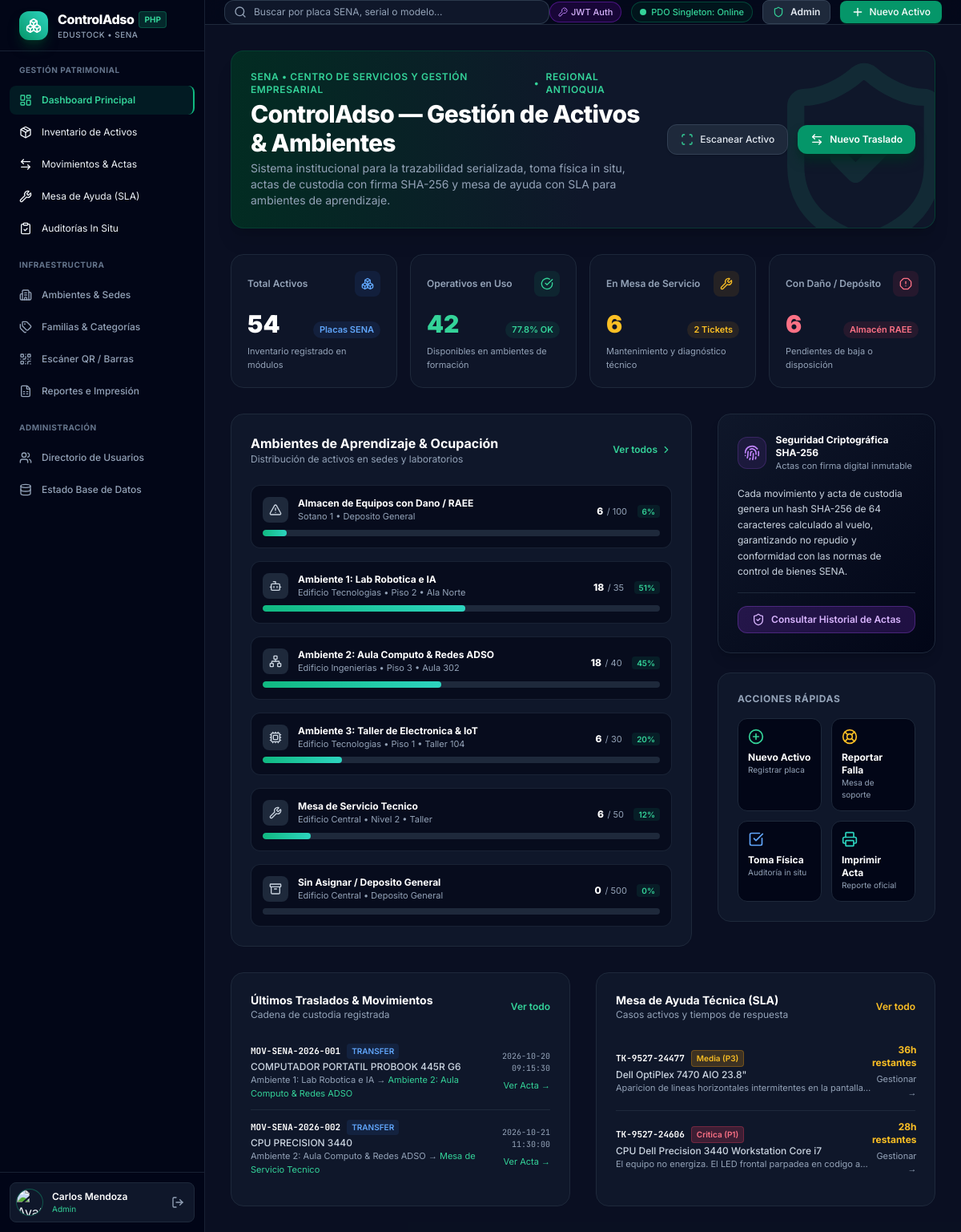
Page /index.php (signed in) on the earlier database version.
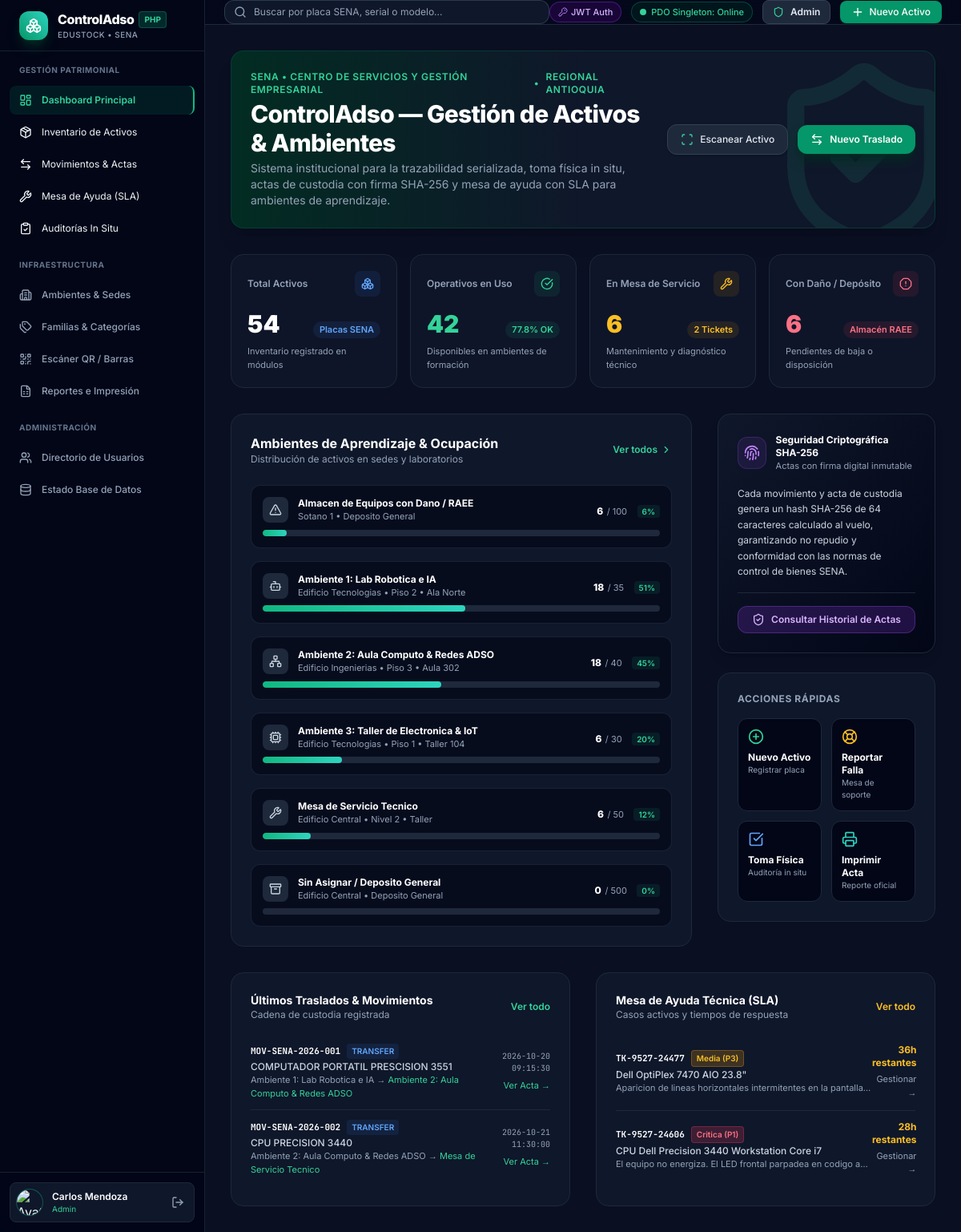
Same page on the later database version.
### tables this page shows
CREATE TABLE inventory_movements (
    id VARCHAR(36) PRIMARY KEY,
    folio VARCHAR(100) NOT NULL UNIQUE,
    type ENUM('IN', 'OUT', 'TRANSFER') NOT NULL,
    product_name VARCHAR(200) NOT NULL,
    asset_id VARCHAR(36),
    asset_code VARCHAR(100),
    serial_number VARCHAR(100),
    origin_environment_id VARCHAR(50),
    origin_environment_name VARCHAR(150),
    destination_environment_id VARCHAR(50) NOT NULL,
    destination_environment_name VARCHAR(150) NOT NULL,
    quantity INT NOT NULL DEFAULT 1,
    notes TEXT,
    user_id VARCHAR(36),
    user_name VARCHAR(150) NOT NULL,
    user_role VARCHAR(100) NOT NULL,
    user_email VARCHAR(150) NOT NULL,
    timestamp_str VARCHAR(100) NOT NULL,
    crypto_hash VARCHAR(64) NOT NULL,
    qr_verification_token VARCHAR(100) NOT NULL,
    status ENUM('COMPLETADO', 'PENDIENTE', 'RECHAZADO') DEFAULT 'COMPLETADO',
    created_at DATETIME DEFAULT CURRENT_TIMESTAMP,
    CONSTRAINT fk_movement_asset FOREIGN KEY (asset_id) REFERENCES assets(id) ON DELETE SET NULL,
    CONSTRAINT fk_movement_orig_env FOREIGN KEY (origin_environment_id) REFERENCES environments(id) ON DELETE SET NULL,
    CONSTRAINT fk_movement_dest_env FOREIGN KEY (destination_environment_id) REFERENCES environments(id),
    CONSTRAINT fk_movement_user FOREIGN KEY (user_id) REFERENCES user_profiles(id) ON DELETE SET NULL
);

### index.php (the view, shortened to what the changed rows need)
<?php
require_once __DIR__ . '/includes/header.php';
$db = getDB();
$recentMovements = [];
if ($db) {
    try {
        $recentMovements = $db->query("SELECT * FROM inventory_movements ORDER BY created_at DESC LIMIT 5")->fetchAll();
    } catch (Exception $e) {
    }
}
?>
<div class="bg-gradient-to-r from-emerald-950 via-slate-900 to-slate-900 border border-emerald-900/60 rounded-2xl p-6 mb-8 relative overflow-hidden shadow-xl">
    <div class="flex flex-col md:flex-row md:items-center justify-between gap-4 relative z-10">
        <div>
            <h1 class="text-2xl md:text-3xl font-extrabold text-white tracking-tight">
                ControlAdso — Gestión de Activos & Ambientes
            </h1>
        </div>
    </div>
</div>
<div class="grid grid-cols-1 lg:grid-cols-3 gap-8 mb-8">
    <div class="lg:col-span-2 bg-slate-900 border border-slate-800 rounded-2xl p-6">
        <div class="flex items-center justify-between mb-6">
            <div>
                <h2 class="text-base font-bold text-white">Ambientes de Aprendizaje & Ocupación</h2>
            </div>
        </div>
    </div>
</div>
<div class="grid grid-cols-1 lg:grid-cols-2 gap-8">
    <div class="bg-slate-900 border border-slate-800 rounded-2xl p-6">
        <div class="divide-y divide-slate-800">
            <?php if (!empty($recentMovements)): ?>
                <?php foreach ($recentMovements as $mov): ?>
                    <div class="py-3 flex items-center justify-between">
                        <div>
                            <div class="flex items-center space-x-2">
                                <span class="font-mono text-[11px] font-bold text-white"><?= htmlspecialchars($mov['folio']) ?></span>
                                <span class="text-[10px] px-1.5 py-0.5 rounded bg-blue-500/10 text-blue-400 font-semibold"><?= htmlspecialchars($mov['type']) ?></span>
                            </div>
                            <p class="text-xs text-slate-300 font-medium mt-0.5"><?= htmlspecialchars($mov['product_name']) ?></p>
                            <p class="text-[11px] text-slate-400">
                                <?= htmlspecialchars($mov['origin_environment_name'] ?: 'Origen externo') ?> &rarr; <span class="text-emerald-400"><?= htmlspecialchars($mov['destination_environment_name']) ?></span>
                            </p>
                        </div>
                        <div class="text-right">
                            <span class="text-[10px] font-mono text-slate-400 block"><?= htmlspecialchars($mov['timestamp_str']) ?></span>
                            <a href="movement_acta.php?id=<?= urlencode($mov['id']) ?>" class="text-[11px] text-emerald-400 hover:underline mt-1 inline-block">Ver Acta &rarr;</a>
                        </div>
                    </div>
                <?php endforeach; ?>
            <?php else: ?>
                <p class="py-4 text-xs text-slate-400 text-center">No hay traslados registrados.</p>
            <?php endif; ?>
        </div>
    </div>
</div>
<?php require_once __DIR__ . '/includes/footer.php'; ?>

Differences in the rows shown:
changed inventory_movements "Ambiente 1: Lab Robotica e IA": product_name "COMPUTADOR PORTATIL PROBOOK 445R G6" → "COMPUTADOR PORTATIL PRESCISION 3551"
